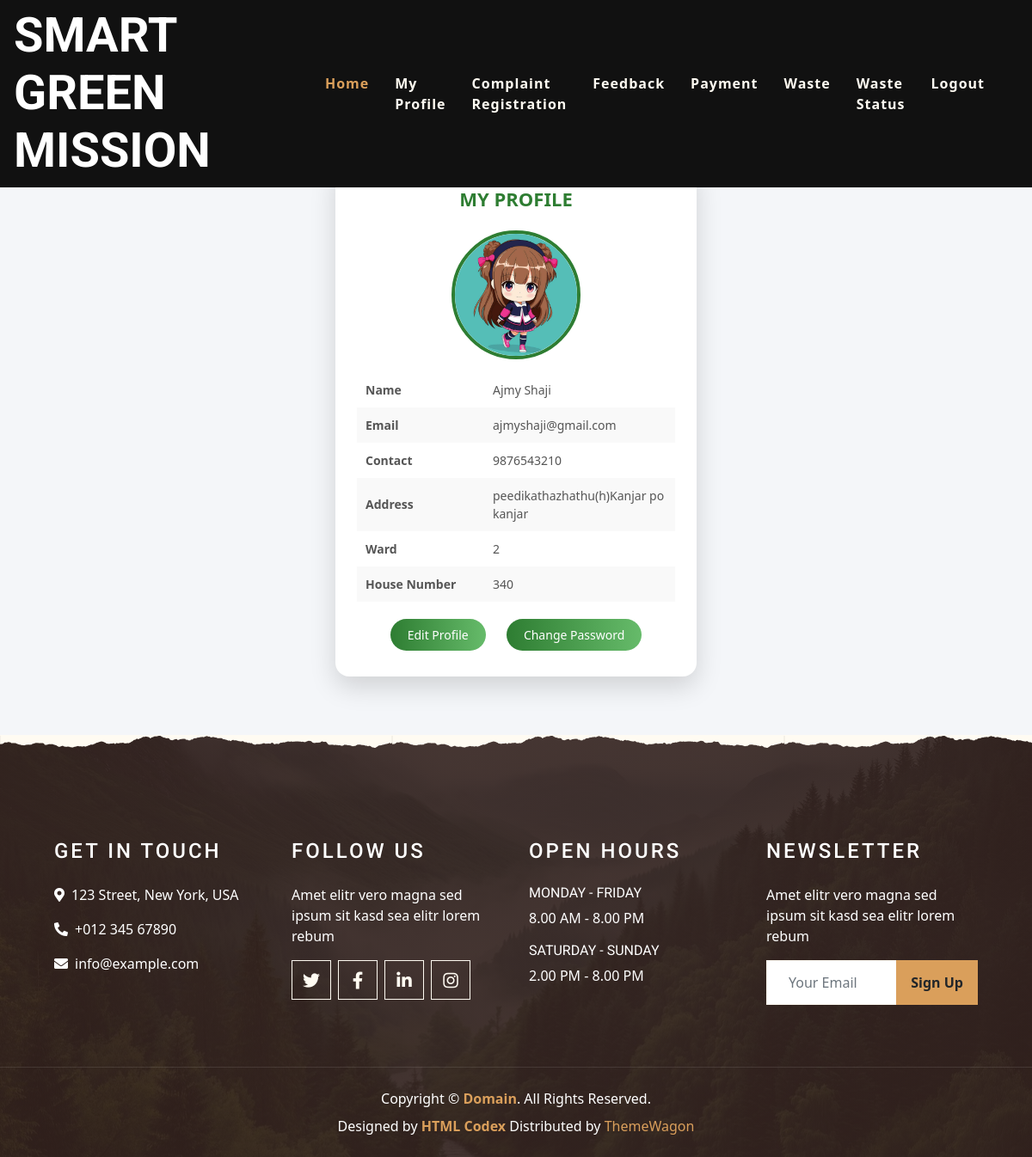
The page /User/Profile/ (signed in) on the database its author committed.
### Guest/models.py (models this page shows)
class tbl_user(models.Model):
    user_name=models.CharField(max_length=50)
    user_email=models.CharField(max_length=50)
    user_contactno=models.CharField(max_length=50)
    user_address=models.CharField(max_length=50)
    user_password=models.CharField(max_length=50)
    user_houseno=models.CharField(max_length=50)
    user_photo=models.FileField(upload_to='Assets/UserDocs/')
    ward_id=models.ForeignKey(tbl_ward,on_delete=models.CASCADE)
    user_status=models.IntegerField(default=0)

### Admin/models.py (models this page shows)
class tbl_ward(models.Model):
    ward_number=models.CharField(max_length=50)

### User/views.py (the view)
# urls.py: path('Profile/',views.Profile,name="Profile"),
def Profile(request):
    if "uid" not in request.session:
        return redirect("Guest:Login")
    else:
        profiledata=tbl_user.objects.get(id=request.session['uid'])
        return render(request,"User/Profile.html",{'Data':profiledata})

### User/Templates/User/Profile.html (shortened to what this page needs)
{% extends 'User/Head.html' %}
{% block content %}
<!DOCTYPE html>
<html lang="en">
<head>
</head>
<body>
<div class="profile-container">
    <div class="profile-card">
        <div class="profile-title">MY PROFILE</div>
        <form action="" method="post">
            <div class="profile-photo">
                <img src="{{Data.user_photo.url}}" alt="User Photo" class="worker-photo">
            </div>
            <table>
                <tr>
                    <td>Name</td>
                    <td>{{Data.user_name}}</td>
                </tr>
                <tr>
                    <td>Email</td>
                    <td>{{Data.user_email}}</td>
                </tr>
                <tr>
                    <td>Contact</td>
                    <td>{{Data.user_contactno}}</td>
                </tr>
                <tr>
                    <td>Address</td>
                    <td>{{Data.user_address}}</td>
                </tr>
                <tr>
                    <td>Ward</td>
                    <td>{{Data.ward_id.ward_number}}</td>
                </tr>
                <tr>
                    <td>House Number</td>
                    <td>{{Data.user_houseno}}</td>
                </tr>
            </table>
            <div class="profile-actions">
                <a href="{% url 'User:EditProfile' %}">Edit Profile</a>
                <a href="{% url 'User:ChangePassword' %}">Change Password</a>
            </div>
        </form>
    </div>
</div>
</body>
</html>
{% endblock content %}

### User/Templates/User/Profile.html (style rules this page uses)
body { background: #f4f6f9; font-family: "Segoe UI", Tahoma, sans-serif; }
.profile-container { min-height: 80vh; display: flex; justify-content: center; align-items: center; animation: fadeIn 0.8s ease; }
.profile-card { width: 420px; background: #ffffff; border-radius: 16px; box-shadow: 0 12px 30px rgba(0,0,0,0.15); padding: 25px; }
.profile-title { text-align: center; font-size: 22px; font-weight: bold; color: #2e7d32; margin-bottom: 20px; }
.profile-photo { display: flex; justify-content: center; margin-bottom: 15px; }
.profile-photo img { width: 150px; height: 150px; border-radius: 50%; object-fit: cover; border: 4px solid #2e7d32; transition: 0.4s ease; }
table { width: 100%; border-collapse: collapse; }
td { padding: 10px; font-size: 14px; }
td:first-child { font-weight: bold; color: #555; width: 40%; }
tr:nth-child(even) { background: #f9f9f9; }
.profile-actions { text-align: center; padding-top: 15px; }
.profile-actions a { display: inline-block; margin: 5px 10px; padding: 8px 20px; border-radius: 20px; background: linear-gradient(90deg, #2e7d32, #66bb6a); color: #fff; text-decoration: none; font-size: 14px; transition: 0.3s ease; }

### rows shown on the page
tbl_user: user_name "Ajmy Shaji", user_email "ajmyshaji@gmail.com", user_contactno "9876543210", user_address "peedikathazhathu(h)Kanjar po kanjar", ward_id.ward_number "2", user_houseno "340"
